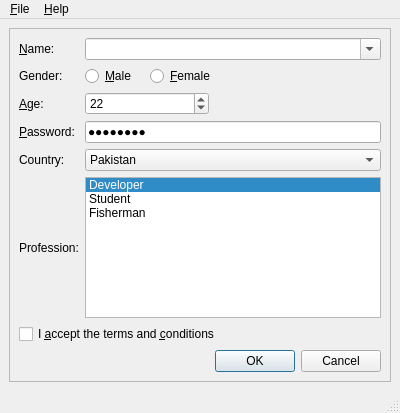
<ui version="4.0" >
 <class>MainWindow</class>
 <widget class="QMainWindow" name="MainWindow" >
  <property name="geometry" >
   <rect>
    <x>0</x>
    <y>0</y>
    <width>400</width>
    <height>413</height>
   </rect>
  </property>
  <property name="windowTitle" >
   <string>Style Sheet</string>
  </property>
  <widget class="QWidget" name="centralwidget" >
   <layout class="QVBoxLayout" >
    <property name="margin" >
     <number>9</number>
    </property>
    <property name="spacing" >
     <number>6</number>
    </property>
    <item>
     <widget class="QFrame" name="mainFrame" >
      <property name="frameShape" >
       <enum>QFrame::StyledPanel</enum>
      </property>
      <property name="frameShadow" >
       <enum>QFrame::Raised</enum>
      </property>
      <layout class="QGridLayout" >
       <property name="margin" >
        <number>9</number>
       </property>
       <property name="spacing" >
        <number>6</number>
       </property>
       <item row="6" column="0" colspan="5" >
        <widget class="QCheckBox" name="agreeCheckBox" >
         <property name="toolTip" >
          <string>Please read the LICENSE file before checking</string>
         </property>
         <property name="text" >
          <string>I &amp;accept the terms and &amp;conditions</string>
         </property>
        </widget>
       </item>
       <item row="5" column="0" >
        <widget class="QLabel" name="label" >
         <property name="text" >
          <string>Profession:</string>
         </property>
         <property name="alignment" >
          <set>Qt4::AlignRight|Qt4::AlignTop|Qt4::AlignTrailing</set>
         </property>
         <property name="buddy" >
          <cstring>professionList</cstring>
         </property>
        </widget>
       </item>
       <item row="0" column="0" >
        <widget class="QLabel" name="nameLabel" >
         <property name="text" >
          <string>&amp;Name:</string>
         </property>
         <property name="alignment" >
          <set>Qt4::AlignRight|Qt4::AlignTrailing|Qt4::AlignVCenter</set>
         </property>
         <property name="buddy" >
          <cstring>nameCombo</cstring>
         </property>
        </widget>
       </item>
       <item row="1" column="1" >
        <widget class="QRadioButton" name="maleRadioButton" >
         <property name="toolTip" >
          <string>Check this if you are male</string>
         </property>
         <property name="text" >
          <string>&amp;Male</string>
         </property>
        </widget>
       </item>
       <item row="3" column="0" >
        <widget class="QLabel" name="passwordLabel" >
         <property name="text" >
          <string>&amp;Password:</string>
         </property>
         <property name="alignment" >
          <set>Qt4::AlignRight|Qt4::AlignTrailing|Qt4::AlignVCenter</set>
         </property>
         <property name="buddy" >
          <cstring>passwordEdit</cstring>
         </property>
        </widget>
       </item>
       <item row="4" column="1" colspan="4" >
        <widget class="QComboBox" name="countryCombo" >
         <property name="toolTip" >
          <string>Specify country of origin</string>
         </property>
         <property name="statusTip" >
          <string>Specify country of origin</string>
         </property>
         <property name="currentIndex" >
          <number>6</number>
         </property>
         <item>
          <property name="text" >
           <string>Egypt</string>
          </property>
         </item>
         <item>
          <property name="text" >
           <string>France</string>
          </property>
         </item>
         <item>
          <property name="text" >
           <string>Germany</string>
          </property>
         </item>
         <item>
          <property name="text" >
           <string>India</string>
          </property>
         </item>
         <item>
          <property name="text" >
           <string>Italy</string>
          </property>
         </item>
         <item>
          <property name="text" >
           <string>Norway</string>
          </property>
         </item>
         <item>
          <property name="text" >
           <string>Pakistan</string>
          </property>
         </item>
        </widget>
       </item>
       <item row="2" column="0" >
        <widget class="QLabel" name="ageLabel" >
         <property name="text" >
          <string>&amp;Age:</string>
         </property>
         <property name="alignment" >
          <set>Qt4::AlignRight|Qt4::AlignTrailing|Qt4::AlignVCenter</set>
         </property>
         <property name="buddy" >
          <cstring>ageSpinBox</cstring>
         </property>
        </widget>
       </item>
       <item row="4" column="0" >
        <widget class="QLabel" name="countryLabel" >
         <property name="text" >
          <string>Country:</string>
         </property>
         <property name="alignment" >
          <set>Qt4::AlignRight|Qt4::AlignTrailing|Qt4::AlignVCenter</set>
         </property>
         <property name="buddy" >
          <cstring>countryCombo</cstring>
         </property>
        </widget>
       </item>
       <item row="1" column="0" >
        <widget class="QLabel" name="genderLabel" >
         <property name="text" >
          <string>Gender:</string>
         </property>
         <property name="alignment" >
          <set>Qt4::AlignRight|Qt4::AlignTrailing|Qt4::AlignVCenter</set>
         </property>
        </widget>
       </item>
       <item row="3" column="1" colspan="4" >
        <widget class="QLineEdit" name="passwordEdit" >
         <property name="toolTip" >
          <string>Specify your password</string>
         </property>
         <property name="statusTip" >
          <string>Specify your password</string>
         </property>
         <property name="text" >
          <string>Password</string>
         </property>
         <property name="echoMode" >
          <enum>QLineEdit::Password</enum>
         </property>
        </widget>
       </item>
       <item row="1" column="2" colspan="2" >
        <widget class="QRadioButton" name="femaleRadioButton" >
         <property name="styleSheet" >
          <string>Check this if you are female</string>
         </property>
         <property name="text" >
          <string>&amp;Female</string>
         </property>
        </widget>
       </item>
       <item row="2" column="1" colspan="2" >
        <widget class="QSpinBox" name="ageSpinBox" >
         <property name="toolTip" >
          <string>Specify your age</string>
         </property>
         <property name="statusTip" >
          <string>Specify your age</string>
         </property>
         <property name="minimum" >
          <number>12</number>
         </property>
         <property name="value" >
          <number>22</number>
         </property>
        </widget>
       </item>
       <item row="0" column="1" colspan="4" >
        <widget class="QComboBox" name="nameCombo" >
         <property name="toolTip" >
          <string>Specify your name</string>
         </property>
         <property name="editable" >
          <bool>true</bool>
         </property>
        </widget>
       </item>
       <item row="1" column="4" >
        <spacer>
         <property name="orientation" >
          <enum>Qt4::Horizontal</enum>
         </property>
         <property name="sizeHint" >
          <size>
           <width>40</width>
           <height>20</height>
          </size>
         </property>
        </spacer>
       </item>
       <item row="2" column="3" colspan="2" >
        <spacer>
         <property name="orientation" >
          <enum>Qt4::Horizontal</enum>
         </property>
         <property name="sizeHint" >
          <size>
           <width>61</width>
           <height>20</height>
          </size>
         </property>
        </spacer>
       </item>
       <item row="7" column="3" colspan="2" >
        <widget class="QDialogButtonBox" name="buttonBox" >
         <property name="orientation" >
          <enum>Qt4::Horizontal</enum>
         </property>
         <property name="standardButtons" >
          <set>QDialogButtonBox::Cancel|QDialogButtonBox::NoButton|QDialogButtonBox::Ok</set>
         </property>
        </widget>
       </item>
       <item row="5" column="1" colspan="4" >
        <widget class="QListWidget" name="professionList" >
         <property name="toolTip" >
          <string>Select your profession</string>
         </property>
         <property name="statusTip" >
          <string>Specify your name here</string>
         </property>
         <property name="whatsThis" >
          <string>Specify your name here</string>
         </property>
         <property name="currentRow" >
          <number>0</number>
         </property>
         <item>
          <property name="text" >
           <string>Developer</string>
          </property>
         </item>
         <item>
          <property name="text" >
           <string>Student</string>
          </property>
         </item>
         <item>
          <property name="text" >
           <string>Fisherman</string>
          </property>
         </item>
        </widget>
       </item>
      </layout>
     </widget>
    </item>
   </layout>
  </widget>
  <widget class="QMenuBar" name="menubar" >
   <property name="geometry" >
    <rect>
     <x>0</x>
     <y>0</y>
     <width>400</width>
     <height>29</height>
    </rect>
   </property>
   <widget class="QMenu" name="menu_File" >
    <property name="title" >
     <string>&amp;File</string>
    </property>
    <addaction name="editStyleAction" />
    <addaction name="separator" />
    <addaction name="exitAction" />
   </widget>
   <widget class="QMenu" name="menu_Help" >
    <property name="title" >
     <string>&amp;Help</string>
    </property>
    <addaction name="aboutAction" />
    <addaction name="aboutQtAction" />
   </widget>
   <addaction name="menu_File" />
   <addaction name="menu_Help" />
  </widget>
  <widget class="QStatusBar" name="statusbar" />
  <action name="exitAction" >
   <property name="text" >
    <string>&amp;Exit</string>
   </property>
  </action>
  <action name="aboutQtAction" >
   <property name="text" >
    <string>About Qt</string>
   </property>
  </action>
  <action name="editStyleAction" >
   <property name="text" >
    <string>Edit &amp;Style...</string>
   </property>
  </action>
  <action name="aboutAction" >
   <property name="text" >
    <string>About</string>
   </property>
  </action>
 </widget>
 <resources/>
 <connections/>
</ui>
